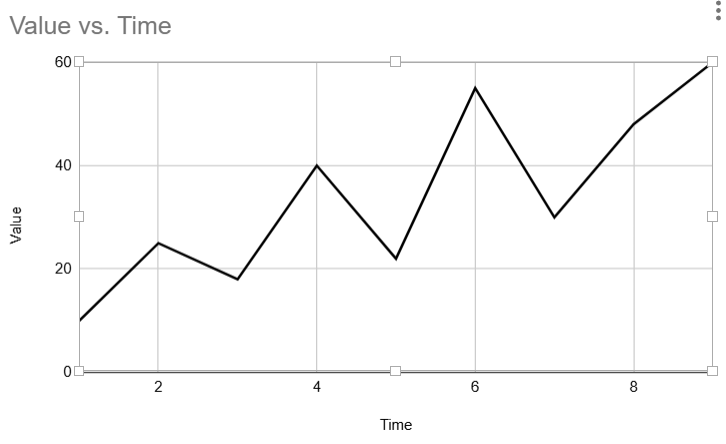
%> input picture test-fixtures/new_tes_lg.png, 726 x 444 px
$ octave --eval "result = detectAxesExperimental('../test-fixtures/new_tes_lg.png');"   (GNU Octave 9; MATLAB toolbox functions it lacks are replaced by stand-ins)
%> lines starting %> are read from the running program, lines starting %| are printed output that depends on the picture
function axes = detectAxesExperimental(imagePath)
%> called with imagePath = '../test-fixtures/new_tes_lg.png'
% Experimental MATLAB reference for automatic axis detection.
% Adapted from the working test_hough.m sandbox. It does not modify the
% submitted GraphSense.m or GraphSense_v2.m files.

img = imread(imagePath);
%> img is the input picture: size 444x726x3 uint8; min 0, max 255, mean 250.6
if size(img, 3) == 3
    gray = rgb2gray(img);
else
    gray = img;
end

edges = edge(gray, 'canny');
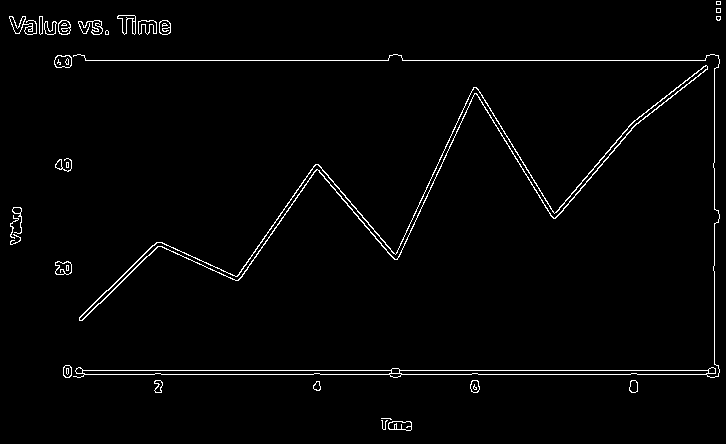
%> edges: size 444x726 logical; 2% white in thin lines or dots
[H, theta, rho] = hough(edges);
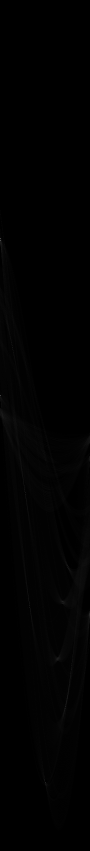
%> H: size 1701x180 double (shown at 1/2 size); min 0, max 627, mean 3.8; drawn with min black and max white
%> theta = 180 values from -90 to 89; rho = 1701 values from -850 to 850
peaks = houghpeaks(H, 20, 'Threshold', 0.3 * max(H(:)));
%> peaks = [481 1; 791 1; 1565 91]
lines = houghlines(edges, theta, rho, peaks, 'FillGap', 20, 'MinLength', 50);
%> lines = 3 lines; point1 to point2 (x, y): (55, 61) to (720, 61), (64, 371) to (720, 371), (715, 55) to (715, 378)

xAxisCandidate = [];
yAxisCandidate = [];
bottomMostY = 0;
leftMostX = inf;

for k = 1:length(lines)
    p1 = lines(k).point1;
    p2 = lines(k).point2;
    angle = abs(lines(k).theta);
    avgY = (p1(2) + p2(2)) / 2;
    avgX = (p1(1) + p2(1)) / 2;

    if abs(angle - 90) < 5 && avgY > bottomMostY
        bottomMostY = avgY;
        xAxisCandidate = lines(k);
    elseif (angle < 5 || angle > 175) && avgX < leftMostX
        leftMostX = avgX;
        yAxisCandidate = lines(k);
    end
end
%> this loop made 3 passes
%> (angle, avgY, avgX, bottomMostY, xAxisCandidate) on pass 1: (90, 371, 392, 371, 1 line; point1 to point2 (x, y): (64, 371) to (720, 371))
%> (angle, avgY, avgX, leftMostX, yAxisCandidate) on pass 3: (0, 216.5, 715, 715, 1 line; point1 to point2 (x, y): (715, 55) to (715, 378))

if isempty(xAxisCandidate) || isempty(yAxisCandidate)
    error('GraphSense:AxesNotFound', 'Could not find both chart axes.');
end

axes.xAxis = xAxisCandidate;
%> axes.xAxis = 1 line; point1 to point2 (x, y): (64, 371) to (720, 371)
axes.yAxis = yAxisCandidate;
%> axes.yAxis = 1 line; point1 to point2 (x, y): (715, 55) to (715, 378)
axes.xAxisY = round(mean([xAxisCandidate.point1(2), xAxisCandidate.point2(2)]));
%> axes.xAxisY = 371
axes.yAxisX = round(mean([yAxisCandidate.point1(1), yAxisCandidate.point2(1)]));
%> axes.yAxisX = 715
axes.detectedLineCount = length(lines);
%> axes.detectedLineCount = 3
%> `result = detectAxesExperimental('../test-fixtures/new_tes_lg.png');`: result = {xAxisY 371, yAxisX 715, detectedLineCount 3}
end
